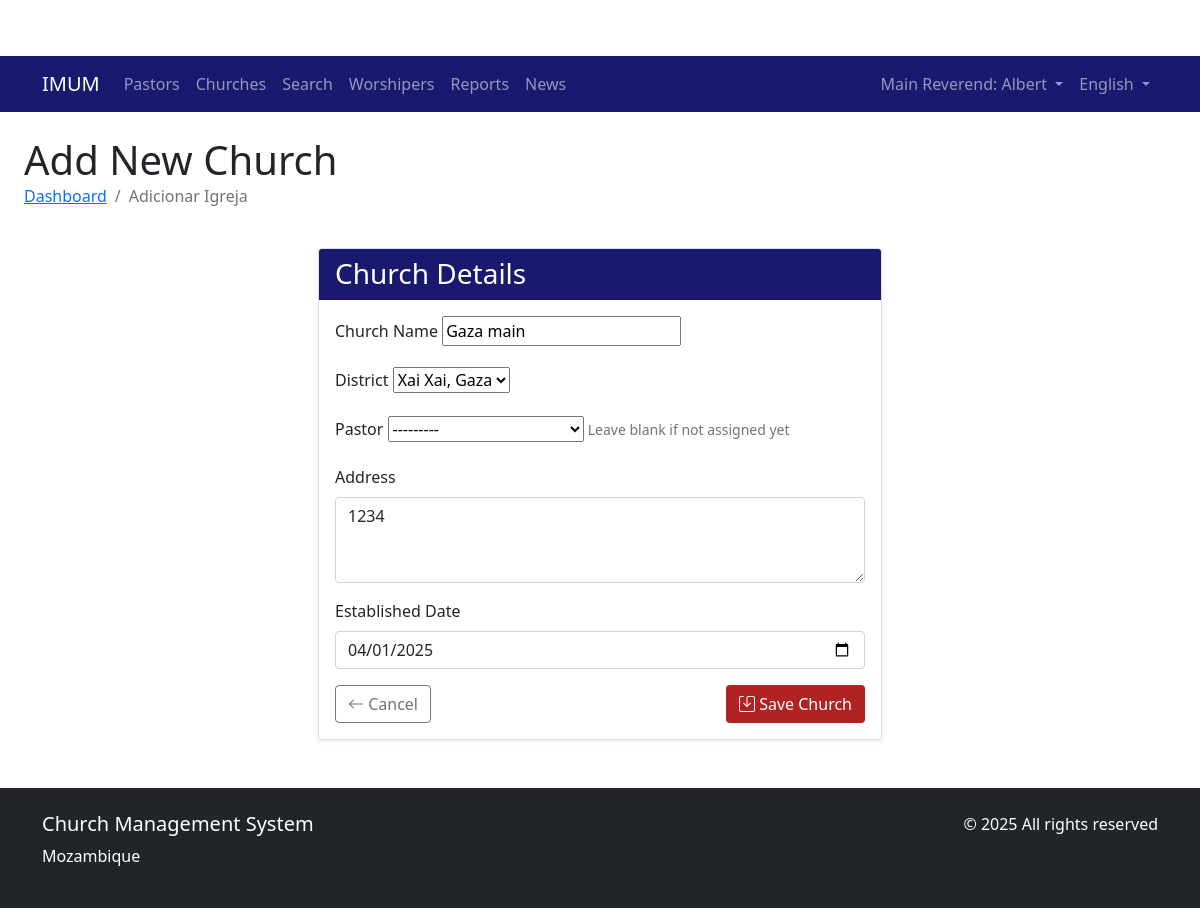
/churches/5/edit/ (signed in), run on an earlier commit of the app's database.
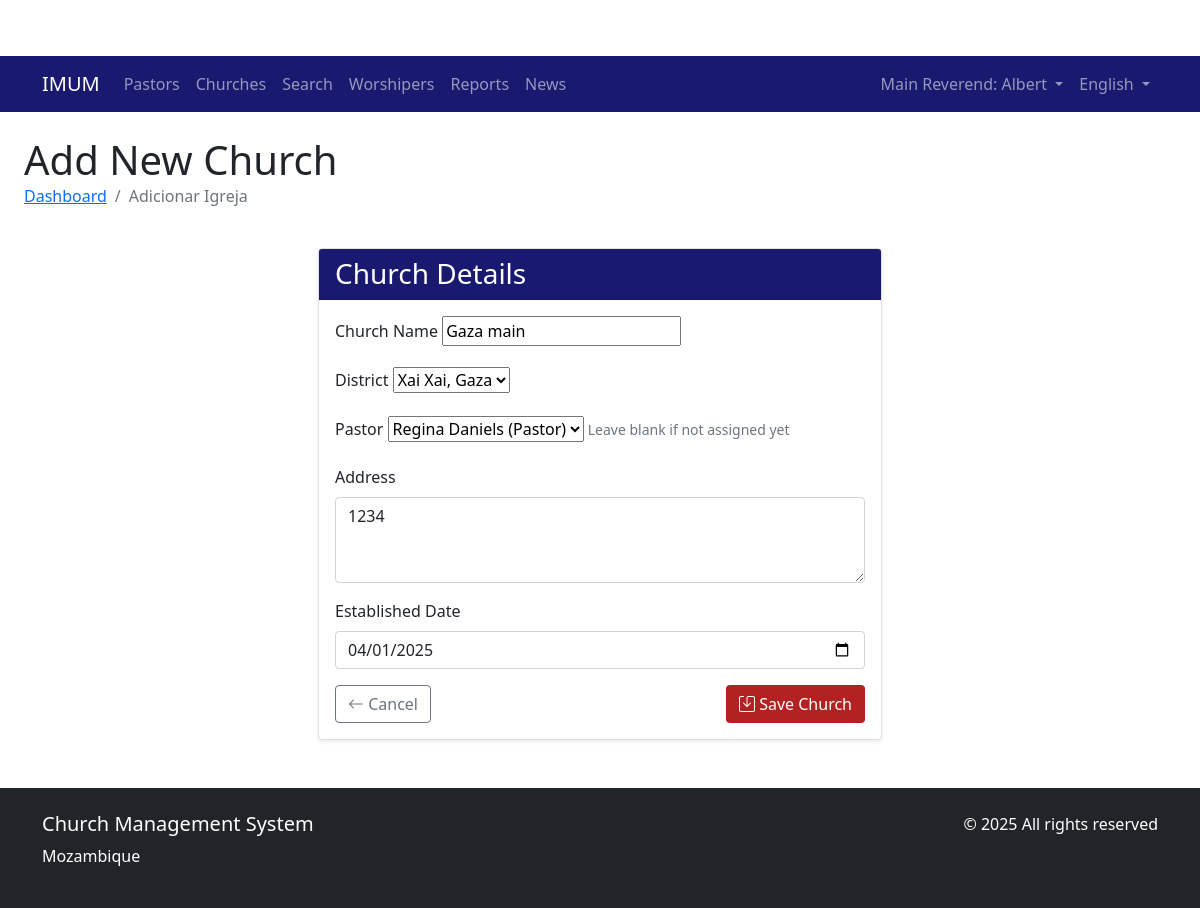
And on a later commit of the database.
### church/models.py (models this page shows, shortened)
class Church(models.Model):
    name = models.CharField(max_length=200)
    district = models.ForeignKey(District, on_delete=models.CASCADE, related_name='churches')
    pastor = models.ForeignKey(User, on_delete=models.SET_NULL, null=True, blank=True,
                             limit_choices_to={'role': 'PASTOR'}, related_name = 'churches')
    address = models.TextField()
    established_date = models.DateField()
    class Meta:
        verbose_name = _('Church')
        verbose_name_plural = _('Churches')
        ordering = ['name']

### church/views.py (the view)
# urls.py: path('churches/<int:pk>/edit/', views.church_edit, name='church_edit'),
@login_required
def church_edit(request, pk):
    church = get_object_or_404(Church, pk=pk)
    if request.user.is_superuser or request.user.role == 'ADMIN':
        form = ChurchForm(instance=church)
    elif request.user.role == 'MAIN_REVEREND':
        if church.district.main_reverend != request.user:
            messages.error(request, _('You can only edit churches in your district.'))
            return redirect('church_list')
        form = ChurchForm(instance=church)
        form.fields['district'].queryset = District.objects.filter(main_reverend=request.user)
    else:
        messages.error(request, _('You do not have permission to perform this action.'))
        return redirect('dashboard')
    if request.method == 'POST':
        form = ChurchForm(request.POST, instance=church)
        if form.is_valid():
            form.save()
            messages.success(request, _('Church updated successfully!'))
            return redirect('church_list')
    return render(request, 'church/location/church_form.html', {'form': form})

### church/forms.py
class ChurchForm(forms.ModelForm):
    def __init__(self, *args, **kwargs):
        self.user = kwargs.pop('user', None)
        super().__init__(*args, **kwargs)
        if self.user and self.user.role == 'MAIN_REVEREND':
            district = District.objects.get(main_reverend=self.user)
            self.fields['district'].queryset = District.objects.filter(pk=district.pk)
            self.fields['district'].initial = district
            self.fields['pastor'].queryset = User.objects.filter(role='PASTOR', churches__district=district)
        elif self.user and (self.user.is_superuser or self.user.role == 'ADMIN'):
            self.fields['district'].queryset = District.objects.all()
            self.fields['pastor'].queryset = User.objects.filter(role='PASTOR')
    class Meta:
        model = Church
        fields = ['name', 'district', 'pastor', 'address', 'established_date']
        widgets = {
            'established_date': forms.DateInput(attrs={'type': 'date', 'class': 'form-control'}),
            'address': forms.Textarea(attrs={'rows': 3, 'class': 'form-control'}),
        }

### church/models.py (called while the page is built)
    def __str__(self):
        return f"{self.name}, {self.province.name}"

### templates/church/location/church_form.html (shortened to what this page needs)
{% extends "church/base.html" %}
{% load i18n %}
{% block content %}
<div class="container-fluid">
    <div class="row mb-4">
        <div class="col">
            <h1 class="mb-0">{% trans "Add New Church" %}</h1>
            <nav aria-label="breadcrumb">
                <ol class="breadcrumb">
                    <li class="breadcrumb-item"><a href="{% url 'church:dashboard' %}">{% trans "Dashboard" %}</a></li>
                    <li class="breadcrumb-item active" aria-current="page">{% trans "Add Church" %}</li>
                </ol>
            </nav>
        </div>
    </div>
    <div class="row justify-content-center">
        <div class="col-lg-6">
            <div class="card shadow-sm">
                <div class="card-header" style="background-color: #191970; color: white;">
                    <h3 class="card-title mb-0">{% trans "Church Details" %}</h3>
                </div>
                <div class="card-body">
                    <form method="post">
                        <div class="mb-3">
                            <label for="{{ form.name.id_for_label }}" class="form-label">{% trans "Church Name" %}</label>
                            {{ form.name }}
                        </div>
                        <div class="mb-3">
                            <label for="{{ form.district.id_for_label }}" class="form-label">{% trans "District" %}</label>
                            {{ form.district }}
                        </div>
                        <div class="mb-3">
                            <label for="{{ form.pastor.id_for_label }}" class="form-label">{% trans "Pastor" %}</label>
                            {{ form.pastor }}
                            <small class="text-muted">{% trans "Leave blank if not assigned yet" %}</small>
                        </div>
                        <div class="mb-3">
                            <label for="{{ form.address.id_for_label }}" class="form-label">{% trans "Address" %}</label>
                            {{ form.address }}
                        </div>
                        <div class="mb-3">
                            <label for="{{ form.established_date.id_for_label }}" class="form-label">{% trans "Established Date" %}</label>
                            {{ form.established_date }}
                        </div>
                        <div class="d-flex justify-content-between">
                            <a href="{% url 'church:dashboard' %}" class="btn btn-outline-secondary">
                                <i class="bi bi-arrow-left"></i> {% trans "Cancel" %}
                            </a>
                            <button type="submit" class="btn" style="background-color: #B22222; color: white;">
                                <i class="bi bi-save"></i> {% trans "Save Church" %}
                            </button>
                        </div>
                    </form>
                </div>
            </div>
        </div>
    </div>
</div>
{% endblock %}

What changed in the data, as far as the page shows it:
changed Church "Gaza main": pastor "---------" → "Regina Daniels (Pastor)"
